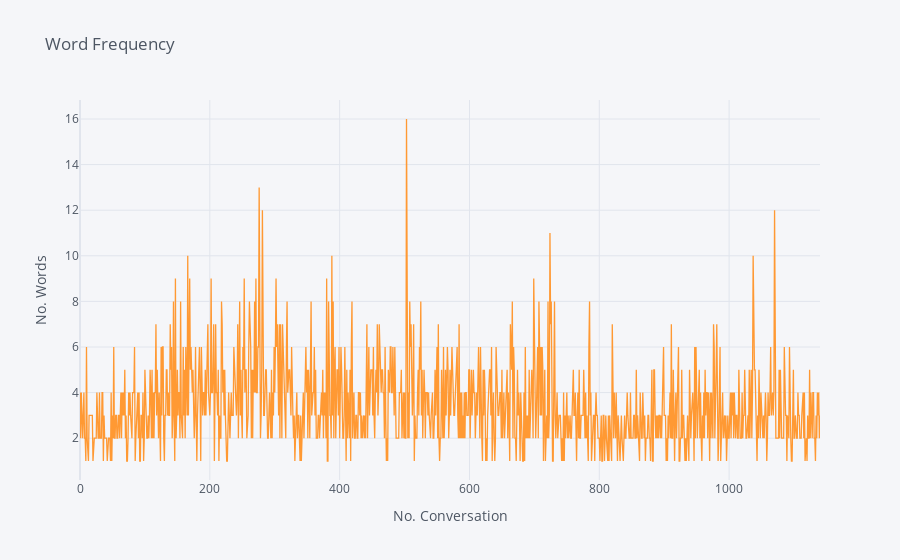

The cell this chart's notebook holds for it:
### Code cell
dataset['length'].iplot(colors='orange',xTitle ='No. Conversation',yTitle ='No. Words',title='Word Frequency ')

### Figure 1 — Plotly figure (JSON) as saved in the notebook; plotly's stock layout.template omitted (floating-point values rounded to 4 significant figures; data arrays with more than 128 entries replaced by an {"elided": "..."} marker saying what was removed)
{"data": [{"line": {"color": "rgba(255, 153, 51, 1.0)", "dash": "solid", "shape": "linear", "width": 1.3}, "mode": "lines", "name": "length", "text": "", "type": "scatter", "x": {"elided": "1141 int values"}, "y": {"elided": "1141 int values"}}], "layout": {"legend": {"bgcolor": "#F5F6F9", "font": {"color": "#4D5663"}}, "paper_bgcolor": "#F5F6F9", "plot_bgcolor": "#F5F6F9", "title": {"font": {"color": "#4D5663"}, "text": "Word Frequency "}, "xaxis": {"gridcolor": "#E1E5ED", "showgrid": true, "tickfont": {"color": "#4D5663"}, "title": {"font": {"color": "#4D5663"}, "text": "No. Conversation"}, "zerolinecolor": "#E1E5ED"}, "yaxis": {"gridcolor": "#E1E5ED", "showgrid": true, "tickfont": {"color": "#4D5663"}, "title": {"font": {"color": "#4D5663"}, "text": "No. Words"}, "zerolinecolor": "#E1E5ED"}}}
